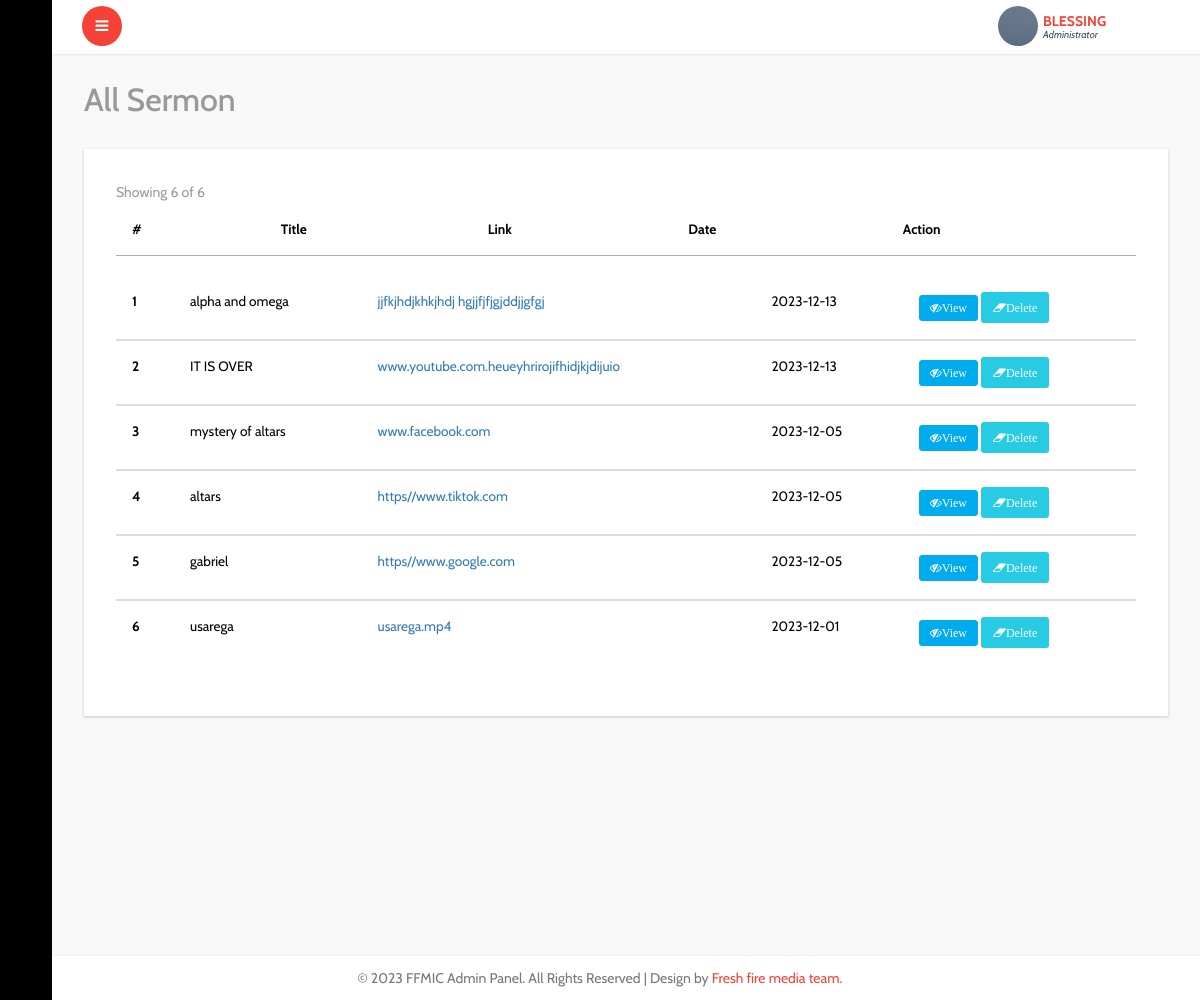
The page /admin/all-sermons.php (signed in) on the database its author committed.
### tables this page shows
CREATE TABLE IF NOT EXISTS `quote` (
  `id` int NOT NULL AUTO_INCREMENT,
  `sermon_title` varchar(200) NOT NULL,
  `sermon_link` varchar(5000) NOT NULL,
  `sermon_detail` varchar(5000) NOT NULL,
  `file` varchar(150) NOT NULL,
  `date` date NOT NULL,
  PRIMARY KEY (`id`)
);

### idiorm.php (called while the page is built, shortened)
<?php
    class ORM implements ArrayAccess {
        protected static $_default_config = array(
            'connection_string' => 'sqlite::memory:',
            'id_column' => 'id',
            'id_column_overrides' => array(),
            'error_mode' => PDO::ERRMODE_EXCEPTION,
            'username' => null,
            'password' => null,
            'driver_options' => null,
            'identifier_quote_character' => null,
            'limit_clause_style' => null,
            'logging' => false,
            'logger' => null,
            'caching' => false,
            'caching_auto_clear' => false,
            'return_result_sets' => false,
        );
        protected static $_config = array();
        protected static $_db = array();
        protected static $_last_statement = null;
        protected $_connection_name;
        protected $_table_name;
        protected $_values = array();
        protected $_result_columns = array('*');
        protected $_join_sources = array();
        protected $_order_by = array();
        protected $_group_by = array();
        public static function configure($key, $value = null, $connection_name = self::DEFAULT_CONNECTION) {
            if (is_array($key)) {
                foreach ($key as $conf_key => $conf_value) {
                    self::configure($conf_key, $conf_value, $connection_name);
                }
            } else {
                if (is_null($value)) {
                    $value = $key;
                    $key = 'connection_string';
                }
                self::$_config[$connection_name][$key] = $value;
            }
        }
        public static function for_table($table_name, $connection_name = self::DEFAULT_CONNECTION) {
            return new self($table_name, array(), $connection_name);
        }
        protected static function _setup_db_config($connection_name) {
            if (!array_key_exists($connection_name, self::$_config)) {
                self::$_config[$connection_name] = self::$_default_config;
            }
        }
        public static function set_db($db, $connection_name = self::DEFAULT_CONNECTION) {
            self::$_db[$connection_name] = $db;
        }
        protected static function _setup_identifier_quote_character($connection_name) {
            if (is_null(self::$_config[$connection_name]['identifier_quote_character'])) {
                self::$_config[$connection_name]['identifier_quote_character'] =
                    self::_detect_identifier_quote_character($connection_name);
            }
        }
        public static function _setup_limit_clause_style($connection_name) {
            if (is_null(self::$_config[$connection_name]['limit_clause_style'])) {
                self::$_config[$connection_name]['limit_clause_style'] =
                    self::_detect_limit_clause_style($connection_name);
            }
        }
        protected static function _detect_identifier_quote_character($connection_name) {
            switch(self::get_db($connection_name)->getAttribute(PDO::ATTR_DRIVER_NAME)) {
                case 'mysql':
                case 'sqlite':
                case 'sqlite2':
                default:
                    return '`';
            }
        }
        protected static function _detect_limit_clause_style($connection_name) {
            switch(self::get_db($connection_name)->getAttribute(PDO::ATTR_DRIVER_NAME)) {
                default:
                    return ORM::LIMIT_STYLE_LIMIT;
            }
        }
        public static function get_db($connection_name = self::DEFAULT_CONNECTION) {
            return self::$_db[$connection_name];
        }
        public static function get_last_statement() {
            return self::$_last_statement;
        }
        protected static function _execute($query, $parameters = array(), $connection_name = self::DEFAULT_CONNECTION) {
            $statement = self::get_db($connection_name)->prepare($query);
            self::$_last_statement = $statement;
            $time = microtime(true);
            $q = $statement->execute();
            return $q;
        }
        protected static function _log_query($query, $parameters, $connection_name, $query_time) {
            if (!self::$_config[$connection_name]['logging']) {
                return false;
            }
            return true;
        }
        protected function __construct($table_name, $data = array(), $connection_name = self::DEFAULT_CONNECTION) {
            $this->_table_name = $table_name;
            $this->_connection_name = $connection_name;
        }
        public function find_array() {
            return $this->_run();
        }
        protected function _build_select() {
            return $this->_join_if_not_empty(" ", array(
                $this->_build_select_start(),
                $this->_build_join(),
                $this->_build_where(),
                $this->_build_group_by(),
                $this->_build_having(),
                $this->_build_order_by(),
                $this->_build_limit(),
                $this->_build_offset(),
            ));
        }
        protected function _build_select_start() {
            $fragment = 'SELECT ';
            $result_columns = join(', ', $this->_result_columns);
            $fragment .= "{$result_columns} FROM " . $this->_quote_identifier($this->_table_name);
            return $fragment;
        }
        protected function _build_join() {
            if (count($this->_join_sources) === 0) {
                return '';
            }
            return join(" ", $this->_join_sources);
        }
        protected function _build_where() {
            return $this->_build_conditions('where');
        }
        protected function _build_having() {
            return $this->_build_conditions('having');
        }
        protected function _build_group_by() {
            if (count($this->_group_by) === 0) {
                return '';
            }
            return "GROUP BY " . join(", ", $this->_group_by);
        }
        protected function _build_conditions($type) {
            $conditions_class_property_name = "_{$type}_conditions";
            if (count($this->$conditions_class_property_name) === 0) {
                return '';
            }
            $conditions = array();
            return strtoupper($type) . " " . join(" AND ", $conditions);
        }
        protected function _build_order_by() {
            if (count($this->_order_by) === 0) {
                return '';
            }
            return "ORDER BY " . join(", ", $this->_order_by);
        }
        protected function _build_limit() {
            $fragment = '';
            return $fragment;
        }
        protected function _build_offset() {
            return '';
        }
        protected function _join_if_not_empty($glue, $pieces) {
            $filtered_pieces = array();
            foreach ($pieces as $piece) {
                if (is_string($piece)) {
                    $piece = trim($piece);
                }
                if (!empty($piece)) {
                    $filtered_pieces[] = $piece;
                }
            }
            return join($glue, $filtered_pieces);
        }
        protected function _quote_one_identifier($identifier) {
            $parts = explode('.', $identifier);
            $parts = array_map(array($this, '_quote_identifier_part'), $parts);
            return join('.', $parts);
        }
        protected function _quote_identifier($identifier) {
            if (is_array($identifier)) {
                $result = array_map(array($this, '_quote_one_identifier'), $identifier);
                return join(', ', $result);
            } else {
                return $this->_quote_one_identifier($identifier);
            }
        }
        protected function _quote_identifier_part($part) {
            $quote_character = self::$_config[$this->_connection_name]['identifier_quote_character'];
            return $quote_character .
                   str_replace($quote_character,
                               $quote_character . $quote_character,
                               $part
                   ) . $quote_character;
        }
        protected function _run() {
            $query = $this->_build_select();
            $caching_enabled = self::$_config[$this->_connection_name]['caching'];
            self::_execute($query, $this->_values, $this->_connection_name);
            $statement = self::get_last_statement();
            $rows = array();
            while ($row = $statement->fetch(PDO::FETCH_ASSOC)) {
                $rows[] = $row;
            }
            $this->_values = array();
            $this->_result_columns = array('*');
            return $rows;
        }
        public function __call($name, $arguments)
        {
            $method = strtolower(preg_replace('/([a-z])([A-Z])/', '$1_$2', $name));
            if (method_exists($this, $method)) {
                return call_user_func_array(array($this, $method), $arguments);
            } else {
                throw new IdiormMethodMissingException("Method $name() does not exist in class " . get_class($this));
            }
        }
    }

### admin/all-sermons.php (the view, shortened to what this page needs)
<?php include"header.php"; ?>
			<div id="page-wrapper">
				<div class="graphs">
					<h3 class="blank1">All Sermon</h3>
					 <div class="xs tabls">
					 <div class="panel-body1">
					   <table class="table">
					    <thead>
							<tr>
							  <th>#</th>
							  <th>Title</th>
							  <th>Link</th>
							  <th>Date</th>
							  <th>Action</th>
							</tr>
						  </thead>
						  <tbody>
						   <?php
                                $tbl_name="quote";
        $get_posts_tbl = ORM::for_table("$tbl_name")
                 ->find_array();
	$total_pages = count($get_posts_tbl);
	$limit = 10;
	$page = $_GET['page'];
	if($page)
		$start = ($page - 1) * $limit;
	else
		$start = 0;
				$result = $db->prepare("SELECT * FROM quote  ORDER BY id DESC LIMIT $start, $limit");
				$result->execute();
	$next = $page + 1;
	$lastpage = ceil($total_pages/$limit);
	 ?>
                            <span class="text-muted m-r-sm">Showing
                                 <?php if($lastpage == $next-1):?>
                                    <?=$total_pages?>
                                <?php else:?>
                                <?=$page * $limit?>
                            <?php endif;?>
                                of <?=$total_pages?>
                                        </span>
			    </div>
               </div>
                <table class="table">
                      <?php
				for($i=1; $row = $result->fetch(); $i++)
				{
               ?>
							<tr>
							  <th scope="row"><?php echo $i; ?></th>
							  <td><?php echo $row['sermon_title']; ?></td>
								<td>  <a href="<?php echo $row['sermon_link']; ?>  " target="_blank">  <?php echo $row['sermon_link']; ?></a>  </td>
							  <td><?php echo $row['date']; ?></td>
							  <td>
							    <a href="../sermon_post.php?id=<?=$row['id'] ?>" target="_blank" class="fa fa-eye-slash btn btn-xs btn-primary">View</a>
                                <a href="deletesermon.php?id=<?=$row['id'] ?>" class="fa fa-eraser btn btn-xs btn-success warning_4 delbtn" >Delete</a>
							  </td>
							</tr>
							 <?php } ?>
						</table>
						</div>
						</div>
				</div>
		<?php include"footer.php"; ?>

### rows shown on the page
quote: sermon_title "alpha and omega", sermon_link "jjfkjhdjkhkjhdj hgjjfjfjgjddjjgfgj", date "2023-12-13"
quote: sermon_title "IT IS OVER", sermon_link "www.youtube.com.heueyhrirojifhidjkjdijuio", date "2023-12-13"
quote: sermon_title "mystery of altars", sermon_link "www.facebook.com", date "2023-12-05"
quote: sermon_title "altars", sermon_link "https//www.tiktok.com", date "2023-12-05"
quote: sermon_title "gabriel", sermon_link "https//www.google.com", date "2023-12-05"
quote: sermon_title "usarega", sermon_link "usarega.mp4", date "2023-12-01"

### other values the page prints
$namee "BLESSING"
$total_pages "6"
